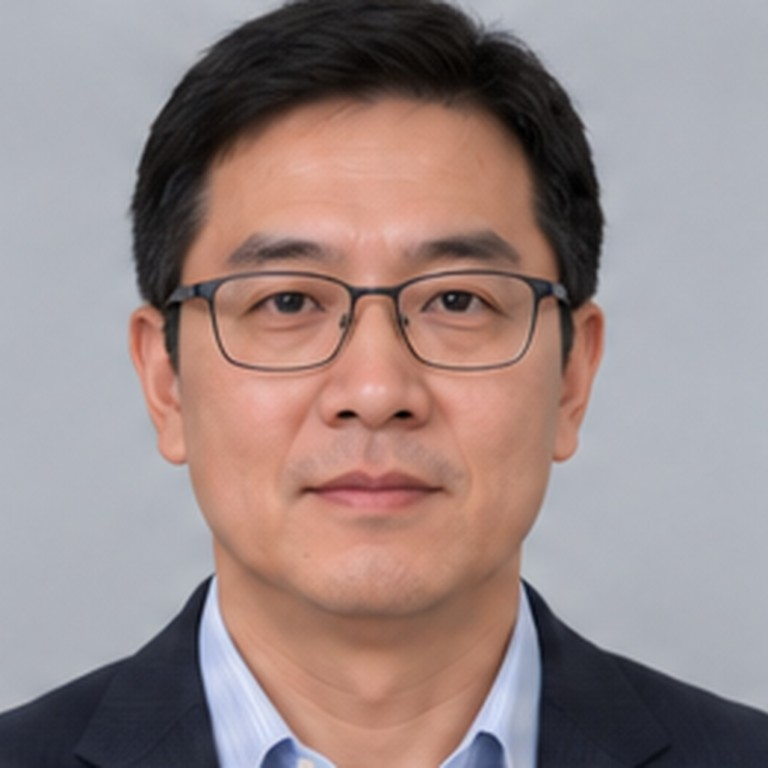
#> input picture data/examples/portrait_glasses.jpg, 768 x 768 px; its folder holds only this picture in this run
$ python -i vectorize.py   (imports and definitions only)
#> lines starting #> are read from the running program, lines starting #| are printed output that depends on the picture; after the words box and inside, x2 and y2 are one past the last pixel; in counts of white or black regions, pixels touching at a corner belong together
#> further down, picture is the input picture: shape (768, 768, 3); mean B, G, R 134.8, 136.1, 153.4
### src/robot_portrait/centerline.py
from __future__ import annotations

from collections import defaultdict
from dataclasses import dataclass
from math import acos, degrees, hypot
from typing import Hashable, Iterable, Sequence

import cv2
import numpy as np


Point = tuple[int, int]
_GraphNode = Hashable


@dataclass(frozen=True, slots=True)
class CenterlineConfig:
    """Configuration for converting raster line art into robot-friendly strokes."""

    threshold: int = 220
    spur_length_px: float = 3.0
    min_stroke_length_px: float = 2.0
    simplify_epsilon_px: float = 0.8
    max_thinning_iterations: int = 2048

    # E2.1 graph refinement.
    junction_cluster_radius_px: int = 1
    merge_angle_deg: float = 35.0
    merge_lookahead_px: float = 6.0

    # E2.3 inter-trail travel optimization.
    ordering_2opt_max_passes: int = 16
    ordering_2opt_min_improvement_px: float = 0.01

    # [23 lines left out: function __post_init__, not called in this run]


@dataclass(frozen=True, slots=True)
class Stroke:
    """One pen-down trajectory."""

    points: tuple[Point, ...]
    closed: bool = False

    def __post_init__(self) -> None:
        if len(self.points) < 2:
            raise ValueError("stroke 至少需要 2 个点")

    @property
    def length_px(self) -> float:
        total = polyline_length(self.points)
        if self.closed:
            total += point_distance(
                self.points[-1],
                self.points[0],
            )
        return float(total)

    @property
    def start(self) -> Point:
        return self.points[0]

    @property
    def end(self) -> Point:
        return self.points[0] if self.closed else self.points[-1]

    # [5 lines left out: function reversed, not called in this run]


@dataclass(frozen=True, slots=True)
class SkeletonGraphStats:
    endpoint_count: int
    junction_pixel_count: int
    junction_cluster_count: int
    graph_node_count: int


@dataclass(frozen=True, slots=True)
class TrailPlanStats:
    input_edge_count: int
    connected_component_count: int
    odd_vertex_count: int
    theoretical_min_trail_count: int
    output_trail_count: int
    edge_reuse_count: int


@dataclass(frozen=True, slots=True)
class RouteOptimizationStats:
    initial_pen_up_length_px: float
    optimized_pen_up_length_px: float
    improvement_px: float
    improvement_ratio: float
    move_count: int
    pass_count: int
    skipped_closed_candidates: int


@dataclass(frozen=True, slots=True)
class CenterlineResult:
    """Centerline skeleton and ordered robot strokes."""

    skeleton: np.ndarray
    strokes: tuple[Stroke, ...]
    skeleton_pixels: int
    pen_down_length_px: float
    pen_up_length_px: float

    # E2.1 diagnostics.
    endpoint_count: int = 0
    junction_pixel_count: int = 0
    junction_cluster_count: int = 0
    graph_node_count: int = 0
    raw_stroke_count: int = 0
    merge_count: int = 0

    connected_component_count: int = 0
    odd_vertex_count: int = 0
    theoretical_min_trail_count: int = 0
    edge_reuse_count: int = 0

    ordering_mode: str = "greedy"
    pen_up_greedy_px: float = 0.0
    pen_up_optimized_px: float = 0.0
    two_opt_improvement_px: float = 0.0
    two_opt_improvement_ratio: float = 0.0
    two_opt_move_count: int = 0
    two_opt_pass_count: int = 0
    two_opt_skipped_closed_candidates: int = 0

    # [60 lines left out: functions __post_init__, to_metadata, not called in this run]


def point_distance(a: Point, b: Point) -> float:
    return hypot(
        float(a[0] - b[0]),
        float(a[1] - b[1]),
    )


def polyline_length(points: Sequence[Point]) -> float:
    if len(points) < 2:
        return 0.0
    return float(
        sum(
            point_distance(a, b)
            for a, b in zip(points, points[1:])
        )
    )


# [1371 lines left out: functions raster_to_ink_mask, zhang_suen_thinning, _raw_neighbors, skeleton_degrees, _walk_from_endpoint, prune_short_spurs and 12 more, not called in this run]


@dataclass(frozen=True, slots=True)
class _PlanningEdge:
    edge_id: int
    start: Hashable
    end: Hashable
    stroke: Stroke | None
    virtual: bool = False


@dataclass(frozen=True, slots=True)
class _TraversedEdge:
    edge_id: int
    start: Hashable
    end: Hashable
    virtual: bool


# [357 lines left out: functions _stroke_graph_components, _hierholzer_augmented, _oriented_segment_points, _assemble_trail, plan_minimum_lift_trails, not called in this run]

def _rotate_closed_stroke(
    stroke: Stroke,
    index: int,
) -> Stroke:
    if not stroke.closed:
        return stroke

    points = stroke.points
    index %= len(
        points
    )

    rotated = (
        points[index:]
        + points[:index]
    )

    return Stroke(
        points=rotated,
        closed=True,
    )


def order_strokes_greedy(
    strokes: Sequence[Stroke],
    *,
    start_point: Point = (0, 0),
) -> tuple[Stroke, ...]:
    """Greedily choose stroke order and direction to reduce pen-up travel."""

    remaining = list(
        strokes
    )

    ordered: list[
        Stroke
    ] = []

    cursor = start_point

    while remaining:
        best: tuple[
            float,
            int,
            int,
            bool,
        ] | None = None

        for index, stroke in enumerate(
            remaining
        ):
            if stroke.closed:
                for (
                    vertex_index,
                    point,
                ) in enumerate(
                    stroke.points
                ):
                    candidate = (
                        point_distance(
                            cursor,
                            point,
                        ),
                        index,
                        vertex_index,
                        False,
                    )

                    if (
                        best is None
                        or candidate < best
                    ):
                        best = candidate

            else:
                candidate_start = (
                    point_distance(
                        cursor,
                        stroke.start,
                    ),
                    index,
                    0,
                    False,
                )

                candidate_end = (
                    point_distance(
                        cursor,
                        stroke.end,
                    ),
                    index,
                    0,
                    True,
                )

                for candidate in (
                    candidate_start,
                    candidate_end,
                ):
                    if (
                        best is None
                        or candidate < best
                    ):
                        best = candidate

        assert best is not None

        (
            _,
            index,
            vertex_index,
            reverse,
        ) = best

        chosen = remaining.pop(
            index
        )

        if chosen.closed:
            chosen = (
                _rotate_closed_stroke(
                    chosen,
                    vertex_index,
                )
            )
        elif reverse:
            chosen = (
                chosen.reversed()
            )

        ordered.append(
            chosen
        )
        cursor = chosen.end

    return tuple(
        ordered
    )


def pen_up_length(
    strokes: Sequence[Stroke],
) -> float:
    if len(strokes) < 2:
        return 0.0

    return float(
        sum(
            point_distance(
                previous.end,
                current.start,
            )
            for previous, current
            in zip(
                strokes,
                strokes[1:],
            )
        )
    )


# [297 lines left out: functions _reverse_open_route_slice, optimize_stroke_order_2opt, extract_centerline_strokes, not called in this run]

### src/robot_portrait/vectorize.py
from __future__ import annotations

from pathlib import Path
import re
import sys
import xml.etree.ElementTree as ET

import cv2
import numpy as np

from .centerline import (
    CenterlineConfig,
    Stroke,
    extract_centerline_strokes,
    order_strokes_greedy,
    pen_up_length,
)
from .io import write_image


_VECTOR_MODES = {
    "contour",
    "centerline",
}


def _stroke_svg_path(
    stroke: Stroke,
) -> str:
    points = stroke.points
    d = [
        f"M {points[0][0]} {points[0][1]}"
    ]

    d.extend(
        f"L {x} {y}"
        for x, y in points[1:]
    )

    if stroke.closed:
        d.append("Z")

    return " ".join(d)


def _svg_document(
    *,
    width: int,
    height: int,
    paths: list[str],
) -> str:
    return (
        f'<svg xmlns="http://www.w3.org/2000/svg" '
        f'width="{width}" height="{height}" '
        f'viewBox="0 0 {width} {height}">\n'
        f'<rect width="100%" height="100%" fill="white"/>\n'
        + "\n".join(paths)
        + "\n</svg>\n"
    )


def _path_element(
    stroke: Stroke,
    *,
    stroke_width: float,
) -> str:
    return (
        f'<path d="{_stroke_svg_path(stroke)}" '
        f'fill="none" '
        f'stroke="black" '
        f'stroke-width="{stroke_width}" '
        f'stroke-linejoin="round" '
        f'stroke-linecap="round"/>'
    )


def _write_svg(
    output_svg: str | Path,
    *,
    width: int,
    height: int,
    strokes: tuple[Stroke, ...],
    stroke_width: float,
) -> Path:
    output_svg = Path(output_svg)

    output_svg.parent.mkdir(
        parents=True,
        exist_ok=True,
    )

    paths = [
        _path_element(
            stroke,
            stroke_width=stroke_width,
        )
        for stroke in strokes
    ]

    output_svg.write_text(
        _svg_document(
            width=width,
            height=height,
            paths=paths,
        ),
        encoding="utf-8",
    )

    return output_svg


def _contour_strokes(
    line_img: np.ndarray,
    *,
    min_area: float,
    epsilon_ratio: float,
) -> tuple[
    tuple[Stroke, ...],
    int,
    int,
]:
#> called with min_area = 12, epsilon_ratio = 0.0025
    if line_img.ndim == 3:
        gray = cv2.cvtColor(
            line_img,
            cv2.COLOR_BGR2GRAY,
        )
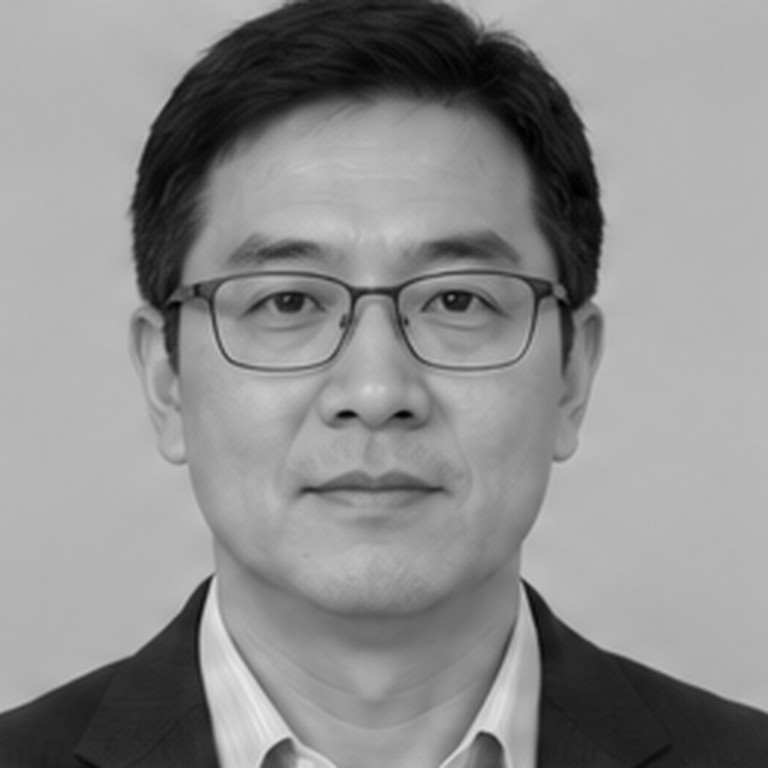
#> gray: shape (768, 768); min 0, max 233, mean 141.2
    else:
        gray = line_img

    if (
        gray.ndim != 2
        or gray.dtype != np.uint8
        or gray.size == 0
    ):
        raise ValueError(
            "line_img 必须是非空 uint8 灰度图或 BGR 图像"
        )

    # Convert dark strokes into white foreground for contour tracing.
    fg = 255 - gray
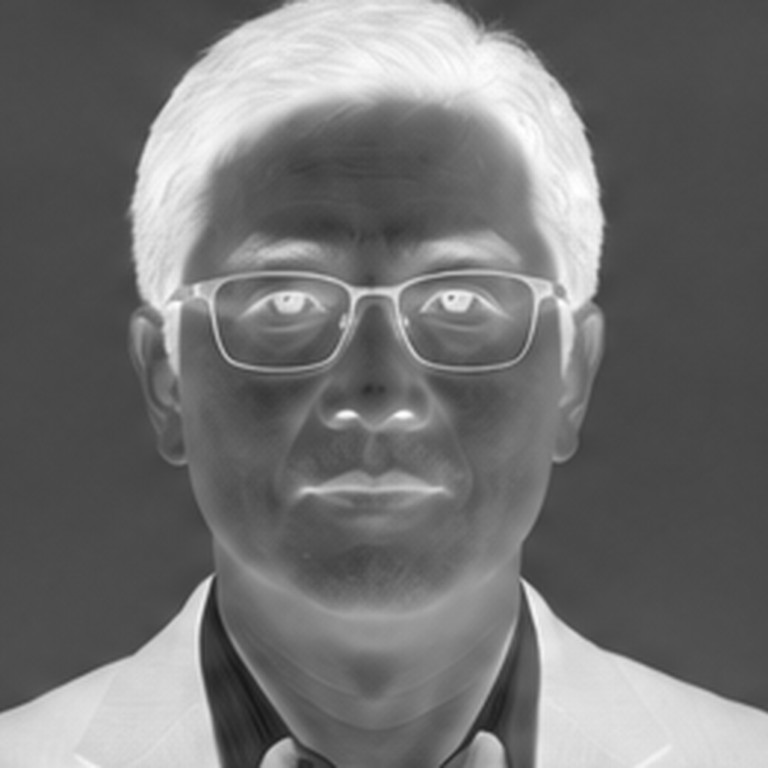
#> fg: shape (768, 768); min 22, max 255, mean 113.8

    _, fg = cv2.threshold(
        fg,
        127,
        255,
        cv2.THRESH_BINARY,
    )
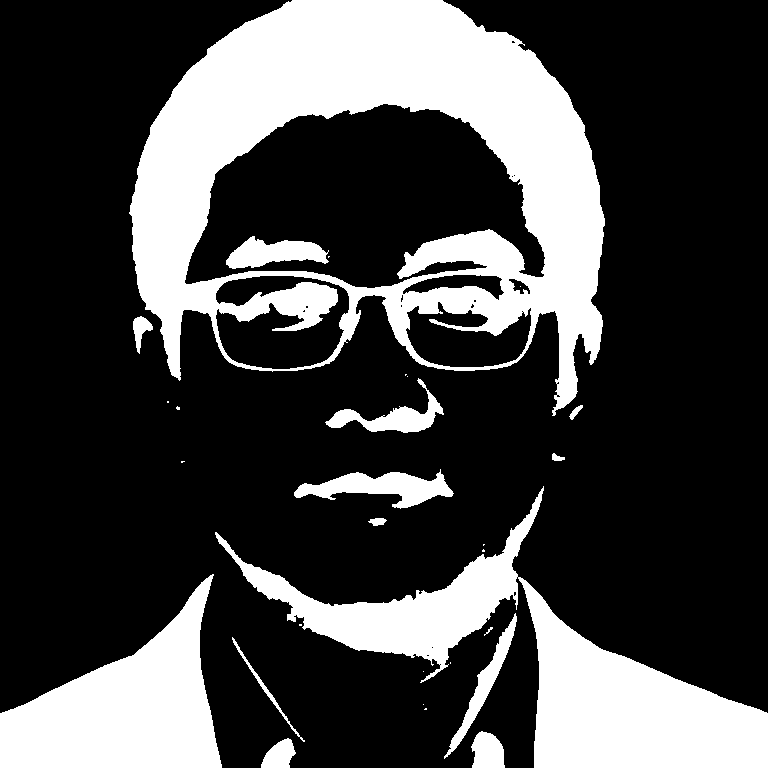
#> fg: shape (768, 768); 26.8% white; 29 white regions (14 under 20 px)

    contours, _ = cv2.findContours(
        fg,
        cv2.RETR_LIST,
        cv2.CHAIN_APPROX_NONE,
    )
#> contours = 50 contours, 31 with area under 20; largest, box (x1, y1, x2, y2) and area: (129, 0, 605, 416) 143656, (184, 103, 546, 289) 44664, (215, 486, 768, 768) 37158, (0, 574, 222, 768) 22026, (215, 275, 350, 370) 7862

    strokes: list[Stroke] = []

    for cnt in contours:
        area = abs(
            cv2.contourArea(cnt)
        )

        if area < float(min_area):
            continue

        peri = cv2.arcLength(
            cnt,
            True,
        )

        eps = max(
            0.5,
            float(epsilon_ratio) * peri,
        )

        approx = cv2.approxPolyDP(
            cnt,
            eps,
            True,
        ).reshape(-1, 2)

        if len(approx) < 2:
            continue

        points = tuple(
            (
                int(x),
                int(y),
            )
            for x, y in approx.tolist()
        )

        strokes.append(
            Stroke(
                points=points,
                closed=True,
            )
        )
#> this loop made 50 passes
#> (area, peri, eps) on passes 1, 2, 10, 13, 15, 18, 19, 20: (642.5, 108.7, 0.5), (925.5, 129, 0.5), (268, 272.3, 0.681), (1521, 360, 0.9), (22026, 758.8, 1.9), (83.5, 43.56, 0.5), (37158, 2010.2, 5.03), (2786.5, 428.3, 1.07)
#> after the loop, strokes = 21 items

    height, width = gray.shape[:2]

    return (
        tuple(strokes),
        width,
        height,
    )


def _motion_metadata(
    strokes: tuple[Stroke, ...],
) -> dict[str, object]:
    return {
        "stroke_count": len(strokes),
        "pen_down_length_px": float(
            sum(
                stroke.length_px
                for stroke in strokes
            )
        ),
        "pen_up_length_px": float(
            pen_up_length(
                strokes
            )
        ),
        "closed_stroke_count": sum(
            1
            for stroke in strokes
            if stroke.closed
        ),
    }


def raster_to_svg(
    line_img: np.ndarray,
    output_svg: str | Path,
    min_area: float = 12.0,
    epsilon_ratio: float = 0.0025,
    stroke_width: float = 1.2,
    mode: str = "contour",
    centerline_threshold: int = 220,
    centerline_spur_length_px: float = 3.0,
    centerline_min_stroke_length_px: float = 2.0,
    centerline_simplify_epsilon_px: float = 0.8,
    centerline_max_thinning_iterations: int = 2048,
    centerline_junction_cluster_radius_px: int = 1,
    centerline_merge_angle_deg: float = 35.0,
    centerline_merge_lookahead_px: float = 6.0,
    centerline_ordering_2opt_max_passes: int = 16,
    centerline_ordering_2opt_min_improvement_px: float = 0.01,
) -> dict:
    """Vectorize raster line art as contour boundaries or centerline strokes.

    ``contour`` preserves the project's original behavior. ``centerline``
    converts dark line-art pixels to a one-pixel skeleton and emits robot-
    friendly open/closed pen trajectories.
    """

    normalized_mode = str(
        mode
    ).strip().lower()

    if normalized_mode not in _VECTOR_MODES:
        supported = ", ".join(
            sorted(
                _VECTOR_MODES
            )
        )
        raise ValueError(
            f"不支持的 vector mode：{mode}。"
            f"当前支持：{supported}"
        )

    if float(stroke_width) <= 0:
        raise ValueError(
            "stroke_width 必须为正数"
        )

    if normalized_mode == "contour":
        strokes, width, height = (
            _contour_strokes(
                line_img,
                min_area=min_area,
                epsilon_ratio=(
                    epsilon_ratio
                ),
            )
        )
#> strokes = 21 items; width = 768; height = 768

        # Apply the same robot path ordering policy used by centerline
        # so pen-up comparisons are not biased by findContours order.
        strokes = order_strokes_greedy(
            strokes
        )
#> in order_strokes_greedy, `remaining = list( strokes )`: remaining = 21 items
#> the loop in order_strokes_greedy, `while remaining:` made 21 passes
#> (vertex_index, cursor) on passes 1 to 8: (1, (150, 127)), (24, (214, 174)), (51, (252, 236)), (2, (260, 275)), (19, (152, 326)), (36, (325, 422)), (14, (350, 473)), (13, (370, 519))

        output_svg = _write_svg(
            output_svg,
            width=width,
            height=height,
            strokes=strokes,
            stroke_width=stroke_width,
        )

        return {
            "mode": "contour",
            "width": width,
            "height": height,
            "path_count": len(
                strokes
            ),
            "bytes": output_svg.stat().st_size,
            **_motion_metadata(
                strokes
            ),
        }

    result = extract_centerline_strokes(
        line_img,
        CenterlineConfig(
            threshold=(
                centerline_threshold
            ),
            spur_length_px=(
                centerline_spur_length_px
            ),
            min_stroke_length_px=(
                centerline_min_stroke_length_px
            ),
            simplify_epsilon_px=(
                centerline_simplify_epsilon_px
            ),
            max_thinning_iterations=(
                centerline_max_thinning_iterations
            ),
            junction_cluster_radius_px=(
                centerline_junction_cluster_radius_px
            ),
            merge_angle_deg=(
                centerline_merge_angle_deg
            ),
            merge_lookahead_px=(
                centerline_merge_lookahead_px
            ),
            ordering_2opt_max_passes=(
                centerline_ordering_2opt_max_passes
            ),
            ordering_2opt_min_improvement_px=(
                centerline_ordering_2opt_min_improvement_px
            ),
        ),
    )

    height, width = (
        result.skeleton.shape
    )

    output_svg = _write_svg(
        output_svg,
        width=width,
        height=height,
        strokes=result.strokes,
        stroke_width=stroke_width,
    )

    return {
        "width": width,
        "height": height,
        "path_count": len(
            result.strokes
        ),
        "bytes": output_svg.stat().st_size,
        **result.to_metadata(),
    }


# [290 lines left out: functions _opencv_svg_to_raster, svg_to_raster, not called in this run]

>>> import cv2
>>> picture = cv2.imread('../../data/examples/portrait_glasses.jpg')
>>> result = raster_to_svg(picture, 'out.png')
#> result = 9 items
